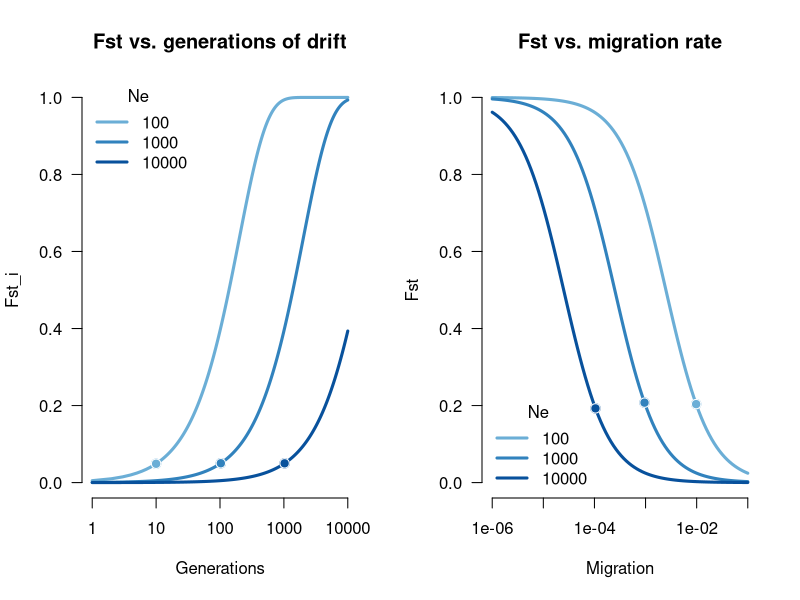

Reproduce this figure in R.
# Visualizing equivalent Fst under different drift/migration parameters

library(RColorBrewer)

par(mfrow=c(1,2))

t = seq(1,10e3,by=1)
all.N = c(100,1e3,10e3)
clr = tail(brewer.pal(6,"Blues"),n=length(all.N))
plot(0,0,main="Fst vs. generations of drift",type="n",xlim=range(t),ylim=c(0,1),log="x",las=1,bty="n",xlab="Generations",ylab="Fst_i")

for ( i in 1:length(all.N) ) {
  fst = 1 - (1 - 1/(2*all.N[i]))^t
  lines(t,fst,col=clr[i],lwd=3)
  x = which.min( abs(fst-0.05) )
  points(t[x],fst[x],pch=19,col=clr[i],cex=1.25)
  points(t[x],fst[x],col="white",cex=1.25)
}

legend("topleft",legend=c(all.N),col=clr,bty="n",lwd=3,title="Ne")

m = 1/(10^seq(1,6,length.out=100))
all.N = c(100,1e3,10e3)
clr = tail(brewer.pal(6,"Blues"),n=length(all.N))
plot(0,0,main="Fst vs. migration rate",type="n",xlim=range(m),ylim=c(0,1),las=1,bty="n",xlab="Migration",ylab="Fst",log="x")

for ( i in 1:length(all.N) ) {
  fst = 1/(4*all.N[i]*m + 1)
  lines(m,fst,col=clr[i],lwd=3)
  x = which.min( abs(fst-0.2) )
  points(m[x],fst[x],pch=19,col=clr[i],cex=1.25)
  points(m[x],fst[x],col="white",cex=1.25)
}

legend("bottomleft",legend=c(all.N),col=clr,bty="n",lwd=3,title="Ne")
